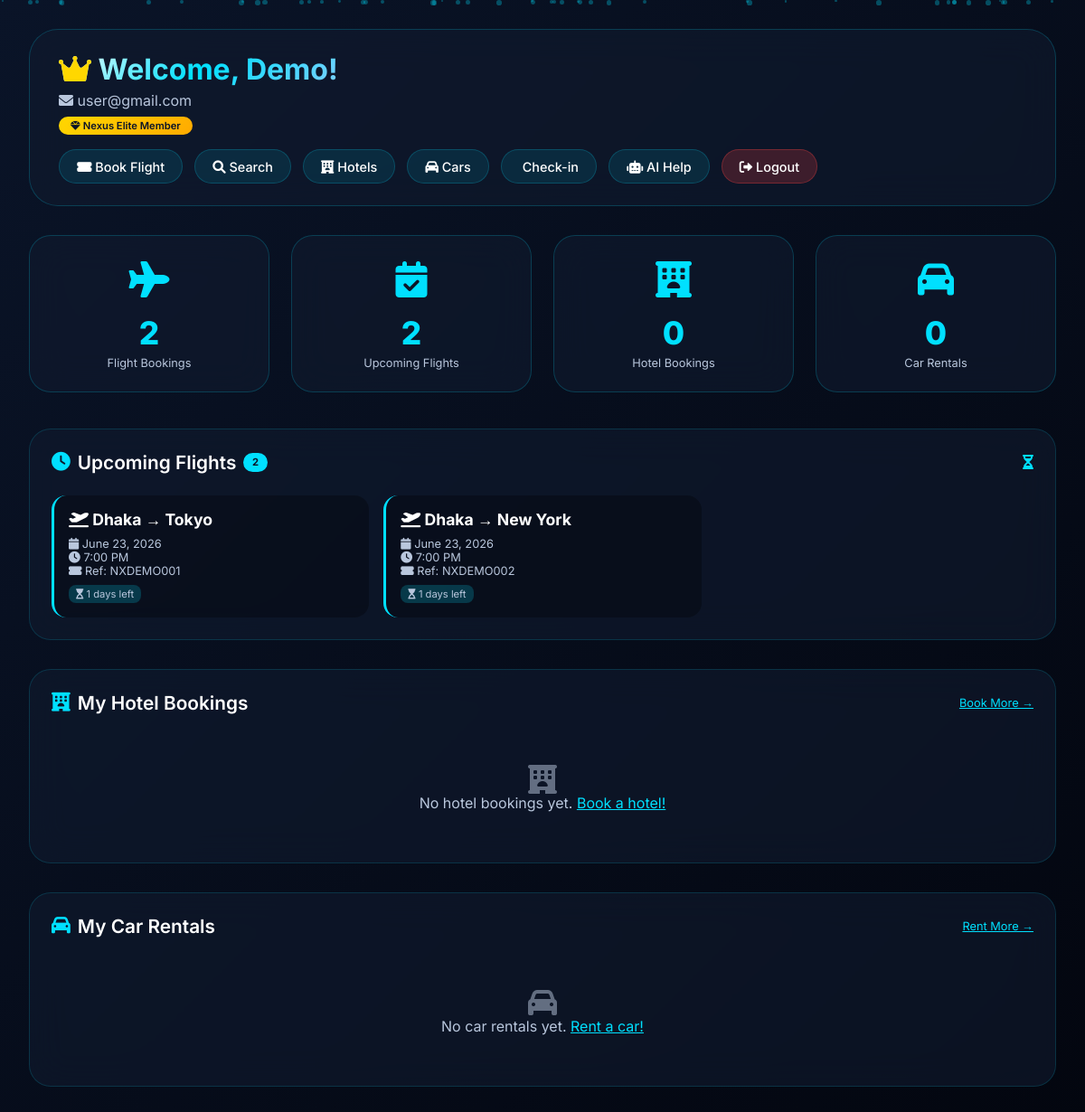
/dashboard.php (signed in), run on the app's committed database.
### tables this page shows
CREATE TABLE IF NOT EXISTS bookings (
    id INT AUTO_INCREMENT PRIMARY KEY,
    booking_ref VARCHAR(20) UNIQUE NOT NULL,
    user_id INT,
    flight_id INT,
    passenger_name VARCHAR(100) NOT NULL,
    passenger_email VARCHAR(100),
    passenger_phone VARCHAR(20),
    ticket_class ENUM('economy', 'business', 'first') DEFAULT 'economy',
    emergency_type ENUM('none', 'pregnant', 'physically_challenged', 'medical') DEFAULT 'none',
    number_of_tickets INT DEFAULT 1,
    total_price DECIMAL(10,2),
    booking_status ENUM('confirmed', 'cancelled', 'pending') DEFAULT 'confirmed',
    booking_date TIMESTAMP DEFAULT CURRENT_TIMESTAMP,
    FOREIGN KEY (user_id) REFERENCES users(id) ON DELETE SET NULL,
    FOREIGN KEY (flight_id) REFERENCES flights(id) ON DELETE SET NULL
);

CREATE TABLE IF NOT EXISTS flights (
    id INT AUTO_INCREMENT PRIMARY KEY,
    flight_no VARCHAR(20) UNIQUE NOT NULL,
    origin VARCHAR(100) NOT NULL,
    destination VARCHAR(100) NOT NULL,
    departure_time TIME NOT NULL,
    departure_date DATE NOT NULL,
    total_seats INT DEFAULT 240,
    booked_seats INT DEFAULT 170,
    base_price DECIMAL(10,2) DEFAULT 299.00,
    status ENUM('On Time', 'Delayed', 'Cancelled', 'Boarding') DEFAULT 'On Time'
);

### dashboard.php (the view, shortened to what this page needs)
<?php
$conn = new mysqli("localhost", "root", "", "Airline");
$user_id = $_SESSION['user_id'];
$flightBookings = $conn->query("SELECT b.*, f.flight_no, f.origin, f.destination, f.departure_time, f.departure_date, f.status as flight_status
                          FROM bookings b
                          JOIN flights f ON b.flight_id = f.id
                          WHERE b.user_id = $user_id
                          ORDER BY b.booking_date DESC");
$hotelBookings = $conn->query("SELECT * FROM hotel_bookings WHERE user_id = $user_id ORDER BY booking_date DESC");
$carBookings = $conn->query("SELECT * FROM car_bookings WHERE user_id = $user_id ORDER BY booking_date DESC");
$totalBookings = $flightBookings->num_rows;
$upcomingFlightsCount = 0;
$pastFlightsCount = 0;
$upcomingFlightsList = [];
if($flightBookings && $flightBookings->num_rows > 0) {
    $flightBookings->data_seek(0);
    while($booking = $flightBookings->fetch_assoc()) {
        $flightDateTime = $booking['departure_date'] . ' ' . $booking['departure_time'];
        if(strtotime($flightDateTime) > time()) {
            $upcomingFlightsCount++;
            $upcomingFlightsList[] = $booking;
        } else {
            $pastFlightsCount++;
        }
    }
}
$totalHotelBookings = $hotelBookings->num_rows;
$totalCarBookings = $carBookings->num_rows;
?>
<!DOCTYPE html>
<html lang="en">
<head>
    <link rel="stylesheet" href="https://cdnjs.cloudflare.com/ajax/libs/font-awesome/6.0.0-beta3/css/all.min.css">
</head>
<body>
<div class="particles" id="particles"></div>
<div class="container">
    <div class="header">
        <div class="welcome-section">
            <h1><i class="fas fa-crown" style="color: #ffd700;"></i> Welcome, <?php echo htmlspecialchars(explode(' ', $_SESSION['user_name'])[0]); ?>!</h1>
            <p><i class="fas fa-envelope"></i> <?php echo htmlspecialchars($_SESSION['user_email']); ?></p>
            <div class="member-badge"><i class="fas fa-gem"></i> Nexus Elite Member</div>
        </div>
        <div class="nav-links">
            <a href="booking.php"><i class="fas fa-ticket-alt"></i> Book Flight</a>
            <a href="search.php"><i class="fas fa-search"></i> Search</a>
            <a href="hotels.php"><i class="fas fa-hotel"></i> Hotels</a>
            <a href="cars.php"><i class="fas fa-car"></i> Cars</a>
            <a href="checkin.php"><i class="fas fa-check-in"></i> Check-in</a>
            <a href="chatbot.php"><i class="fas fa-robot"></i> AI Help</a>
            <a href="logout.php" class="logout-btn"><i class="fas fa-sign-out-alt"></i> Logout</a>
        </div>
    </div>
    <div class="stats-grid">
        <div class="stat-card">
            <div class="stat-icon"><i class="fas fa-plane"></i></div>
            <div class="stat-number"><?php echo $totalBookings; ?></div>
            <div class="stat-label">Flight Bookings</div>
        </div>
        <div class="stat-card">
            <div class="stat-icon"><i class="fas fa-calendar-check"></i></div>
            <div class="stat-number" id="upcomingCount"><?php echo $upcomingFlightsCount; ?></div>
            <div class="stat-label">Upcoming Flights</div>
        </div>
        <div class="stat-card">
            <div class="stat-icon"><i class="fas fa-hotel"></i></div>
            <div class="stat-number"><?php echo $totalHotelBookings; ?></div>
            <div class="stat-label">Hotel Bookings</div>
        </div>
        <div class="stat-card">
            <div class="stat-icon"><i class="fas fa-car"></i></div>
            <div class="stat-number"><?php echo $totalCarBookings; ?></div>
            <div class="stat-label">Car Rentals</div>
        </div>
    </div>
    <div class="section">
        <div class="section-title">
            <h2><i class="fas fa-clock"></i> Upcoming Flights
                <span class="count-badge"><?php echo $upcomingFlightsCount; ?></span>
            </h2>
            <i class="fas fa-hourglass-half" style="color: #00e0ff;"></i>
        </div>
        <?php if($upcomingFlightsCount > 0): ?>
            <div class="flights-grid">
                <?php foreach($upcomingFlightsList as $flight): ?>
                    <?php
                        $flightDateTime = strtotime($flight['departure_date'] . ' ' . $flight['departure_time']);
                        $timeDiff = $flightDateTime - time();
                        $daysLeft = floor($timeDiff / (60 * 60 * 24));
                        $hoursLeft = floor(($timeDiff % (60 * 60 * 24)) / (60 * 60));
                        if($daysLeft > 0) {
                            $timeLeftText = "$daysLeft days left";
                        } elseif($hoursLeft > 0) {
                            $timeLeftText = "$hoursLeft hours left";
                        } else {
                            $timeLeftText = "Today!";
                        }
                    ?>
                    <div class="flight-card">
                        <div class="flight-route">
                            <i class="fas fa-plane-departure"></i> <?php echo $flight['origin']; ?> → <?php echo $flight['destination']; ?>
                        </div>
                        <div class="flight-details">
                            <div><i class="fas fa-calendar"></i> <?php echo date('F j, Y', strtotime($flight['departure_date'])); ?></div>
                            <div><i class="fas fa-clock"></i> <?php echo date('g:i A', strtotime($flight['departure_time'])); ?></div>
                            <div><i class="fas fa-ticket-alt"></i> Ref: <?php echo $flight['booking_ref']; ?></div>
                            <div class="time-left"><i class="fas fa-hourglass-start"></i> <?php echo $timeLeftText; ?></div>
                        </div>
                    </div>
                <?php endforeach; ?>
            </div>
        <?php endif; ?>
    </div>
    <div class="section">
        <div class="section-title">
            <h2><i class="fas fa-hotel"></i> My Hotel Bookings</h2>
            <a href="hotels.php" style="color: #00e0ff; font-size: 0.8rem;">Book More →</a>
        </div>
        <?php
        $hotelBookings->data_seek(0);
        if($hotelBookings && $hotelBookings->num_rows > 0): ?>
            <div class="services-grid">
                <?php while($hotel = $hotelBookings->fetch_assoc()): ?>
                    <div class="service-card" style="border-left-color: #ffaa00;">
                        <div class="flight-route">
                            <i class="fas fa-building"></i> <?php echo htmlspecialchars($hotel['hotel_name']); ?>
                        </div>
                        <div class="flight-details">
                            <div><i class="fas fa-map-marker-alt"></i> <?php echo htmlspecialchars($hotel['location']); ?></div>
                            <div><i class="fas fa-calendar-check"></i> Check-in: <?php echo $hotel['check_in_date']; ?></div>
                            <div><i class="fas fa-calendar-times"></i> Check-out: <?php echo $hotel['check_out_date']; ?></div>
                            <div><i class="fas fa-dollar-sign"></i> Total: $<?php echo number_format($hotel['total_price'], 2); ?></div>
                            <div><i class="fas fa-tag"></i> Ref: #<?php echo $hotel['id']; ?></div>
                        </div>
                    </div>
                <?php endwhile; ?>
            </div>
        <?php else: ?>
            <div class="empty-state">
                <i class="fas fa-hotel" style="font-size: 2rem; opacity: 0.5;"></i>
                <p>No hotel bookings yet. <a href="hotels.php" style="color: #00e0ff;">Book a hotel!</a></p>
            </div>
        <?php endif; ?>
    </div>
    <div class="section">
        <div class="section-title">
            <h2><i class="fas fa-car"></i> My Car Rentals</h2>
            <a href="cars.php" style="color: #00e0ff; font-size: 0.8rem;">Rent More →</a>
        </div>
        <?php
        $carBookings->data_seek(0);
        if($carBookings && $carBookings->num_rows > 0): ?>
            <div class="services-grid">
                <?php while($car = $carBookings->fetch_assoc()): ?>
                    <div class="service-card" style="border-left-color: #00ff88;">
                        <div class="flight-route">
                            <i class="fas fa-car-side"></i> <?php echo htmlspecialchars($car['car_name']); ?>
                        </div>
                        <div class="flight-details">
                            <div><i class="fas fa-tag"></i> <?php echo htmlspecialchars($car['car_type']); ?></div>
                            <div><i class="fas fa-calendar-plus"></i> Pickup: <?php echo $car['pickup_date']; ?></div>
                            <div><i class="fas fa-calendar-minus"></i> Return: <?php echo $car['return_date']; ?></div>
                            <div><i class="fas fa-dollar-sign"></i> Total: $<?php echo number_format($car['total_price'], 2); ?></div>
                            <div><i class="fas fa-tag"></i> Ref: #<?php echo $car['id']; ?></div>
                        </div>
                    </div>
                <?php endwhile; ?>
            </div>
        <?php else: ?>
            <div class="empty-state">
                <i class="fas fa-car" style="font-size: 2rem; opacity: 0.5;"></i>
                <p>No car rentals yet. <a href="cars.php" style="color: #00e0ff;">Rent a car!</a></p>
            </div>
        <?php endif; ?>
    </div>
</div>
</body>
</html>

### dashboard.php (style rules this page uses)
* { margin: 0; padding: 0; box-sizing: border-box; }
body { font-family: 'Inter', sans-serif; background: linear-gradient(135deg, #0a1428 0%, #03060f 100%); color: white; min-height: 100vh; position: relative; overflow-x: hidden; }
body::before { content: ''; position: fixed; top: 0; left: 0; width: 100%; height: 100%; background-image: url('https://images.pexels.com/photos/2169620/pexels-photo-2169620.jpeg?auto=compress&cs=tinysrgb&w=1600'); background-size: cover; background-position: center; opacity: 0.08; z-index: -2; animation: slowZoom 30s infinite alternate; }
.particles { position: fixed; top: 0; left: 0; width: 100%; height: 100%; pointer-events: none; z-index: -1; }
.container { max-width: 1400px; margin: 0 auto; padding: 2rem; position: relative; z-index: 1; }
.header { display: flex; justify-content: space-between; align-items: center; margin-bottom: 2rem; flex-wrap: wrap; gap: 1rem; background: rgba(18, 28, 48, 0.6); backdrop-filter: blur(20px); padding: 1.5rem 2rem; border-radius: 2rem; border: 1px solid rgba(0, 224, 255, 0.2); }
.welcome-section h1 { font-size: 2rem; font-weight: 700; background: linear-gradient(135deg, #fff, #00e0ff, #7ad0ff); -webkit-background-clip: text; background-clip: text; color: transparent; }
.welcome-section p { color: #b9c7dd; margin-top: 0.3rem; }
.member-badge { display: inline-block; background: linear-gradient(135deg, #ffd700, #ffaa00); padding: 0.2rem 0.8rem; border-radius: 2rem; font-size: 0.7rem; font-weight: 600; color: #0a1428; margin-top: 0.5rem; }
.nav-links { display: flex; gap: 0.8rem; flex-wrap: wrap; }
.nav-links a { color: white; text-decoration: none; padding: 0.6rem 1.2rem; background: rgba(0, 224, 255, 0.1); border-radius: 2rem; transition: all 0.3s ease; font-weight: 500; font-size: 0.9rem; border: 1px solid rgba(0, 224, 255, 0.2); }
.logout-btn { background: rgba(255, 68, 68, 0.2) !important; border-color: rgba(255, 68, 68, 0.3) !important; }
.stats-grid { display: grid; grid-template-columns: repeat(auto-fit, minmax(200px, 1fr)); gap: 1.5rem; margin-bottom: 2.5rem; }
.stat-card { background: rgba(18, 28, 48, 0.6); backdrop-filter: blur(20px); border-radius: 1.5rem; padding: 1.5rem; text-align: center; border: 1px solid rgba(0, 224, 255, 0.2); transition: all 0.3s ease; }
.stat-icon { font-size: 2.5rem; color: #00e0ff; margin-bottom: 0.8rem; }
.stat-number { font-size: 2.2rem; font-weight: 800; color: #00e0ff; }
.stat-label { font-size: 0.8rem; color: #b9c7dd; margin-top: 0.3rem; }
.section { background: rgba(18, 28, 48, 0.6); backdrop-filter: blur(20px); border-radius: 1.5rem; padding: 1.5rem; margin-bottom: 2rem; border: 1px solid rgba(0, 224, 255, 0.15); }
.section-title { display: flex; justify-content: space-between; align-items: center; margin-bottom: 1.5rem; flex-wrap: wrap; gap: 1rem; }
.section-title h2 { font-size: 1.3rem; font-weight: 600; display: flex; align-items: center; gap: 0.5rem; }
.section-title h2 i { color: #00e0ff; }
.flights-grid, .services-grid { display: grid; grid-template-columns: repeat(auto-fill, minmax(350px, 1fr)); gap: 1rem; }
.flight-card, .service-card { background: rgba(0, 0, 0, 0.3); border-radius: 1rem; padding: 1rem; border-left: 3px solid #00e0ff; }
.flight-route { font-weight: 700; font-size: 1.1rem; margin-bottom: 0.5rem; }
.flight-details, .service-details { font-size: 0.8rem; color: #b9c7dd; margin-top: 0.5rem; }
.count-badge { background: #00e0ff; color: #0a1428; padding: 0.2rem 0.6rem; border-radius: 2rem; font-size: 0.7rem; font-weight: 700; }
.empty-state { text-align: center; padding: 2rem; color: #b9c7dd; }
.time-left { background: rgba(0, 224, 255, 0.2); padding: 0.2rem 0.5rem; border-radius: 0.5rem; font-size: 0.7rem; display: inline-block; margin-top: 0.5rem; }

### data on the page
bookings: flight.origin "Dhaka", flight.destination "Tokyo", flight.departure_date "June 23, 2026", flight.departure_time "7:00 PM", booking_ref "NXDEMO001", flight.departure_time "1 days left"
bookings: flight.origin "Dhaka", flight.destination "New York", flight.departure_date "June 23, 2026", flight.departure_time "7:00 PM", booking_ref "NXDEMO002", flight.departure_time "1 days left"

### other printed values
$_SESSION['user_email'] "user@gmail.com"
$totalBookings "2"
$upcomingFlightsCount "2"
$totalHotelBookings "0"
$totalCarBookings "0"
